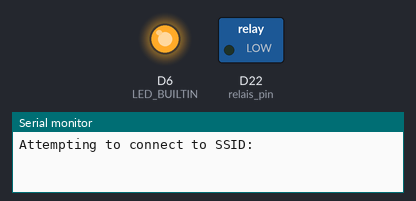
The sketch below on a simulated Arduino MKR. Shown: switched loads named in the sketch (green lamp = pin HIGH), output pins drawn as LEDs (lit = HIGH), the last lines printed to the serial monitor. WiFi joins after 1.5 s; servers stay silent unless stated; uploads are accepted with an empty reply; USB keyboard and mouse output is not drawn; not simulated (calls return 0 or success): secrets.h.

Above: at 0.1 s.
At 2.1 s:
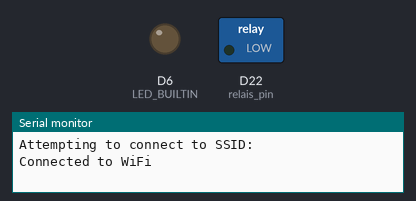
Timing chart, 0 to 3.6 s (numbered marks = the images above):
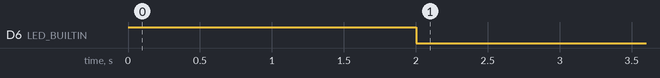

The sketch:

wakeINO.ino
```cpp
#include <SPI.h>
#include <WiFiNINA.h>
#include "Keyboard.h"

#include "secrets.h"
///////please enter your sensitive data in the Secret tab/arduino_secrets.h
char ssid[] = SECRET_SSID;        // your network SSID (name)
char pass[] = SECRET_PASS;    // your network password (use for WPA, or use as key for WEP)
int keyIndex = 0;            // your network key index number (needed only for WEP)

int status = WL_IDLE_STATUS;

// Initialize the Ethernet client library
// with the IP address and port of the server
// that you want to connect to (port 80 is default for HTTP):
WiFiSSLClient client;

const int relais_pin = A7;

void setup() {
  //Initialize serial and wait for port to open:
  pinMode(LED_BUILTIN, OUTPUT);
  digitalWrite(LED_BUILTIN, HIGH);
  Serial.begin(9600);
  pinMode(relais_pin, OUTPUT);
  digitalWrite(relais_pin, LOW);

  Keyboard.begin();

  // check for the WiFi module:
  if (WiFi.status() == WL_NO_MODULE) {
    Serial.println("Communication with WiFi module failed!");
    // don't continue
    while (true);
  }

  String fv = WiFi.firmwareVersion();
  if (fv < WIFI_FIRMWARE_LATEST_VERSION) {
    Serial.println("Please upgrade the firmware");
  }

  // attempt to connect to WiFi network:
  while (status != WL_CONNECTED) {
    Serial.print("Attempting to connect to SSID: ");
    Serial.println(ssid);
    // Connect to WPA/WPA2 network. Change this line if using open or WEP network:
    status = WiFi.begin(ssid, pass);

    // wait 10 seconds for connection:
    delay(500);
  }
  Serial.println("Connected to WiFi");
  digitalWrite(LED_BUILTIN, LOW);
}

void loop() {

  // if you get a connection, report back via serial:
  while (!client.connect("christophroyer.com", 443)){
    Serial.println("retry");
    delay(500);
  }
  // Make a HTTP request
  client.println("GET /toys/remote-boot/" BOOT_TOKEN " HTTP/1.1");
  client.println("Host: christophroyer.com");
  client.println("Connection: close");
  client.println();

  // if there are incoming bytes available
  // from the server, read them and print them:
  bool last_enter = false;
  bool header_done = false;
  char message[100] = {0};
  int msg_id = 0;
  Serial.print("Message: ");
  while (client.connected()) {
    if (!client.available()) continue;
    char c = client.read();
    if (c == '\r') continue;
    if (c == '\n') {
      header_done = last_enter;
      last_enter = true;
      continue;
    } else {
      last_enter = false;
    }
    if (header_done) {
      message[msg_id++] = c;
    }
  }

  // if the server's disconnected, stop the client:
  Serial.write(message);
  Serial.println();
  client.stop();

  if (strcmp(message, "Linux") == 0) {
    linux();
  } else if (strcmp(message, "Windows") == 0) {
    windows();
  } else if (strcmp(message, "ForceShutdown") == 0) {
    forceShutdown();
  } else if (strcmp(message, "TakeImage") == 0) {
    takeImage();
  }

  delay(30000);
}

void pressPower(int millis) {
  digitalWrite(relais_pin, HIGH);
  delay(millis);
  digitalWrite(relais_pin, LOW);
}

void linux() {
  Serial.println("Turning on Linux");
}

void windows() {
  pressPower(200);
  delay(15000);
  Keyboard.press(KEY_LEFT_GUI);
  Keyboard.press('1');
  Keyboard.releaseAll();
}

void forceShutdown() {
  pressPower(5000);
}

void takeImage() {
  pressPower(200);
  pressPower(500);
}
```
